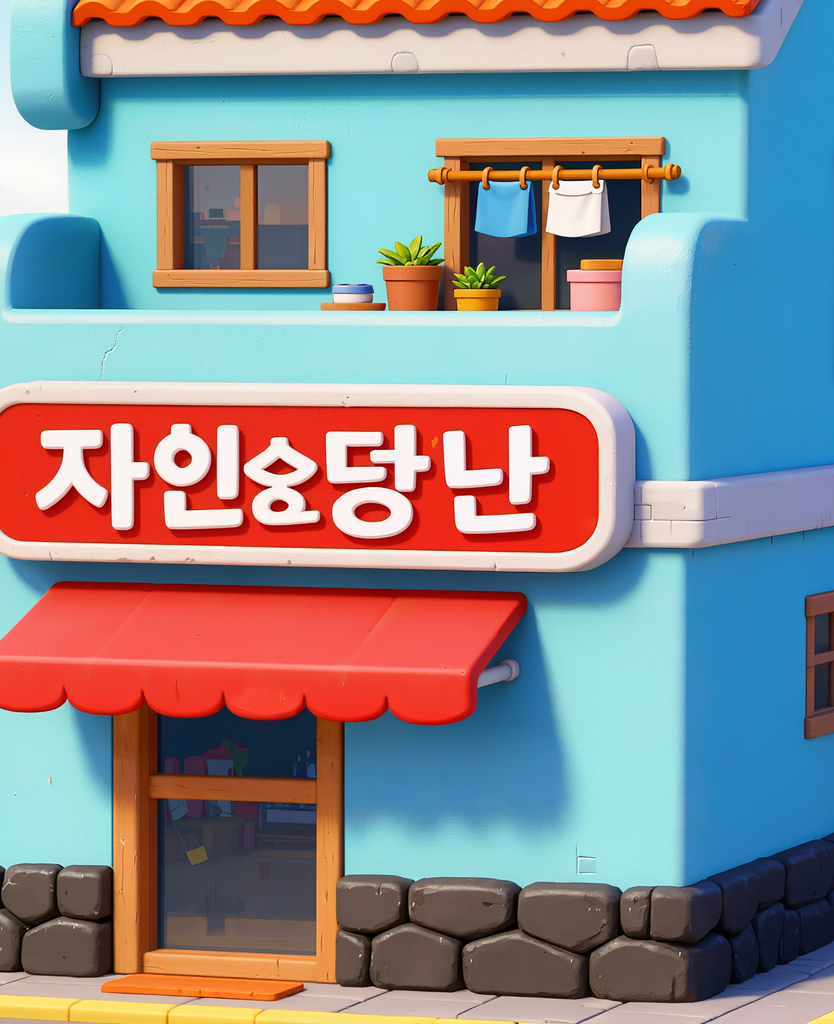
#> input picture Tools/Art/_facade_src/Tex_Facade_M.png, 834 x 1024 px
$ python bold_outline.py _facade_src/Tex_Facade_M.png
#> lines starting #> are read from the running program, lines starting #| are printed output that depends on the picture; after the words box and inside, x2 and y2 are one past the last pixel; in counts of white or black regions, pixels touching at a corner belong together
"""21차-3: 픽업 스프라이트에 굵은 이중 테두리(짙은 남색 + 흰 외곽)를 굽는다.
셰이더 테두리는 텍셀 단위라 멀리서 사라진다 → 그림 자체에 크기 비례 테두리를 넣어 원거리에서도 또렷하게.
사용: python bold_outline.py <png...>   (원본은 Tools/Art/_keybackup_r21/ 에 보관)
"""
import sys, os, shutil
from PIL import Image, ImageFilter, ImageEnhance
import numpy as np
from scipy import ndimage as ndi

DARK = (14, 12, 26, 255)
WHITE = (255, 255, 255, 255)
DARK_PCT = 0.022   # 22차-1: 테두리는 살짝 얇게(3.2→2.2%)
WHITE_PCT = 0.014

def dilate(mask, r):
    if r <= 0: return mask
    a = np.array(mask) > 127
    d = ndi.distance_transform_edt(~a) <= r
    return Image.fromarray((d * 255).astype(np.uint8))

def process(path):
#> called with path = '_facade_src/Tex_Facade_M.png'
    im = Image.open(path).convert('RGBA')
    w, h = im.size
    base = min(w, h)
    d1 = max(3, int(base * DARK_PCT))
    d2 = max(2, int(base * WHITE_PCT))
    pad = d1 + d2 + 4
    canvas = Image.new('RGBA', (w + 2 * pad, h + 2 * pad), (0, 0, 0, 0))
#> canvas: PIL image 900x1090 RGBA; every value is 0
    canvas.paste(im, (pad, pad), im)
    a = np.array(canvas)[:, :, 3]
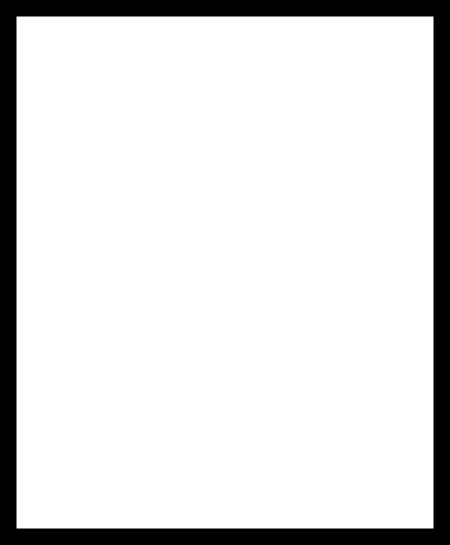
#> a: shape (1090, 900) (shown at 1/2 size); 87.1% white; 1 black region, box (x1, y1, x2, y2) and area: (0, 0, 900, 1090) 126984
    # 마젠타 프린지 제거: 반투명 가장자리의 색을 안쪽 색으로 밀어 넣는 대신 알파를 이진화(경계는 테두리가 덮는다)
    mask = Image.fromarray(((a > 110) * 255).astype(np.uint8))
    # 작은 구멍 메우기
    mask = Image.fromarray((ndi.binary_closing(np.array(mask) > 127, iterations=2) * 255).astype(np.uint8))
    dark = dilate(mask, d1)
    white = dilate(dark, d2)
    # 살짝 부드럽게
    dark_s = dark.filter(ImageFilter.GaussianBlur(0.8))
    white_s = white.filter(ImageFilter.GaussianBlur(0.8))
    out = Image.new('RGBA', canvas.size, (0, 0, 0, 0))
    out.paste(Image.new('RGBA', canvas.size, WHITE), (0, 0), white_s)
    out.paste(Image.new('RGBA', canvas.size, DARK), (0, 0), dark_s)
    # 본체: 채도·대비 살짝 올리고 마스크로 잘라 붙인다
    body = ImageEnhance.Color(canvas).enhance(1.15)
    body = ImageEnhance.Contrast(body).enhance(1.08)
    body_a = np.array(body).astype(np.float32); body_a[:, :, 3] = np.array(mask.filter(ImageFilter.GaussianBlur(0.6)))
    # 22차-1: 3D 입체감 — 가장자리 안쪽 띠에 빛 방향(왼쪽 위) 기준으로 그림자/하이라이트를 넣는다.
    band_w = max(4, int(base * 0.09))
    m = np.array(mask).astype(np.float32) / 255.0
    dist = ndi.distance_transform_edt(m > 0.5)
    band = np.clip(1.0 - dist / band_w, 0, 1) * (m > 0.5)   # 1 = 가장자리, 안쪽으로 갈수록 0
    band = band * band
    soft = ndi.gaussian_filter(m, band_w)
    gy, gx = np.gradient(soft)                          # 안쪽으로 향하는 기울기
    n = np.sqrt(gx * gx + gy * gy) + 1e-6; nx, ny = gx / n, gy / n
#> after `nx, ny = (gx / n, gy / n)`:
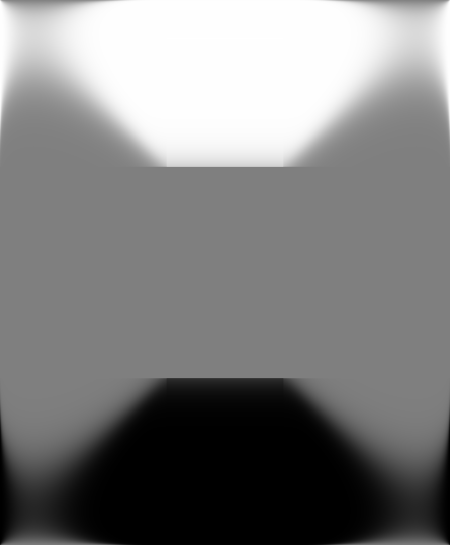
#> ny: shape (1090, 900) float32 (shown at 1/2 size); min -1, max 1, mean -6.37e-08; drawn with min black and max white
    light = (-0.55, -0.83)                              # 빛: 왼쪽 위(화면 y는 아래로 증가)
    lam = nx * light[0] + ny * light[1]                 # +: 빛을 받는 가장자리, −: 그늘
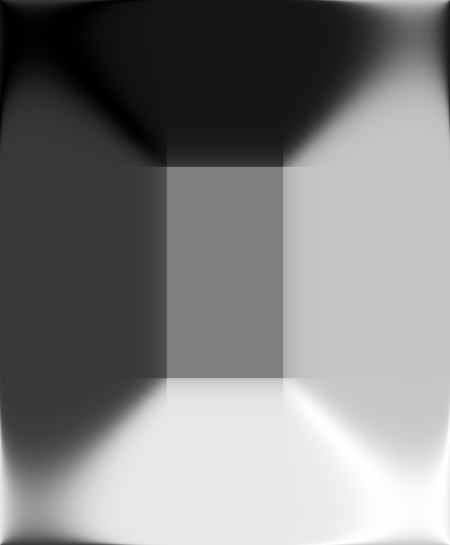
#> lam: shape (1090, 900) float32 (shown at 1/2 size); min -0.995, max 0.995, mean -6.27e-08; drawn with min black and max white
    shade = band * np.clip(-lam, 0, 1) * 0.42           # 오른쪽 아래 가장자리 어둡게
    hilite = band * np.clip(lam, 0, 1) * 0.30           # 왼쪽 위 가장자리 밝게
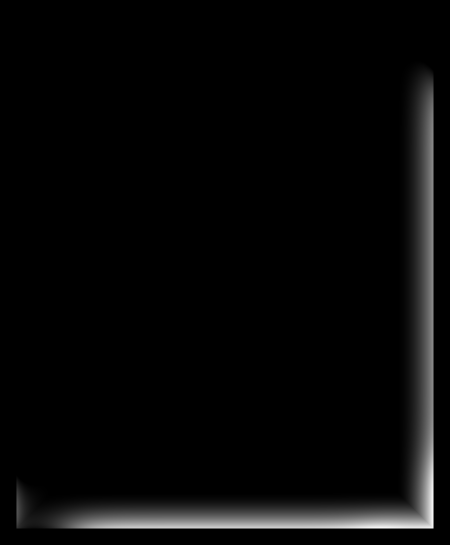
#> hilite: shape (1090, 900) float64 (shown at 1/2 size); min 0, max 0.291, mean 0.00868; drawn with min black and max white
    for c in range(3):
        ch = body_a[:, :, c]
        ch = ch * (1 - shade) + (255 - (255 - ch) * (1 - hilite)) * 0 + ch * 0  # placeholder to keep shape
        body_a[:, :, c] = np.clip(body_a[:, :, c] * (1 - shade) * (1 - hilite) + 255 * hilite, 0, 255)
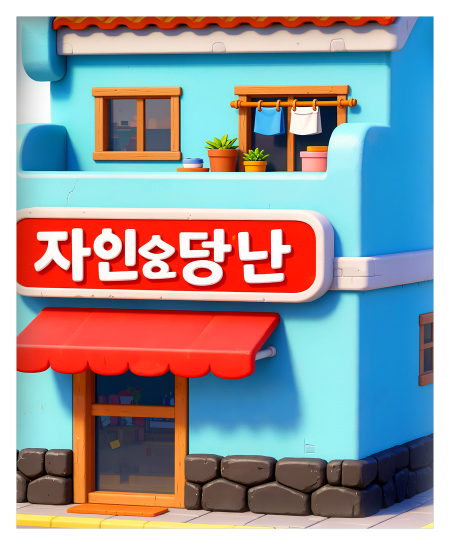
#> body_a: shape (1090, 900, 4) float32 (shown at 1/2 size); mean R, G, B, A 120.9, 120.6, 124.4, 222.8; transparent parts drawn white
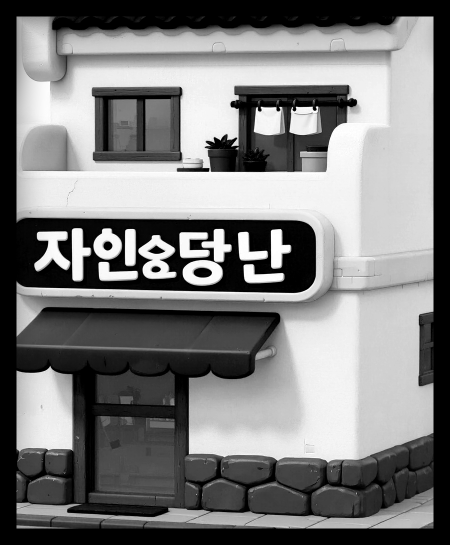
#> ch: shape (1090, 900) float64 (shown at 1/2 size); min 0, max 255, mean 123.3
    # 바닥 쪽 전체에 은은한 그라데이션(위 밝고 아래 살짝 어두움)으로 볼륨감
    h_ = body_a.shape[0]; grad = np.linspace(1.0, 0.86, h_)[:, None]
    ys, xs = np.nonzero(m > 0.5)
    if len(ys):
        top, bot = ys.min(), ys.max(); span = max(1, bot - top)
#> after `top, bot = (ys.min(), ys.max())`: top = 33; bot = 1056
#> after `span = max(1, bot - top)`: span = 1023
        gcol = np.ones(h_); gcol[top:bot + 1] = np.linspace(1.04, 0.84, span + 1)
        body_a[:, :, :3] = np.clip(body_a[:, :, :3] * gcol[:, None, None], 0, 255)
    body = Image.fromarray(body_a.astype(np.uint8))
    out.alpha_composite(body)
    # 여백 크롭(흰 테두리 밖 4px)
    bbox = white.getbbox()
#> bbox = (4, 4, 896, 1086)
    out = out.crop((max(0, bbox[0] - 2), max(0, bbox[1] - 2), min(out.width, bbox[2] + 2), min(out.height, bbox[3] + 2)))
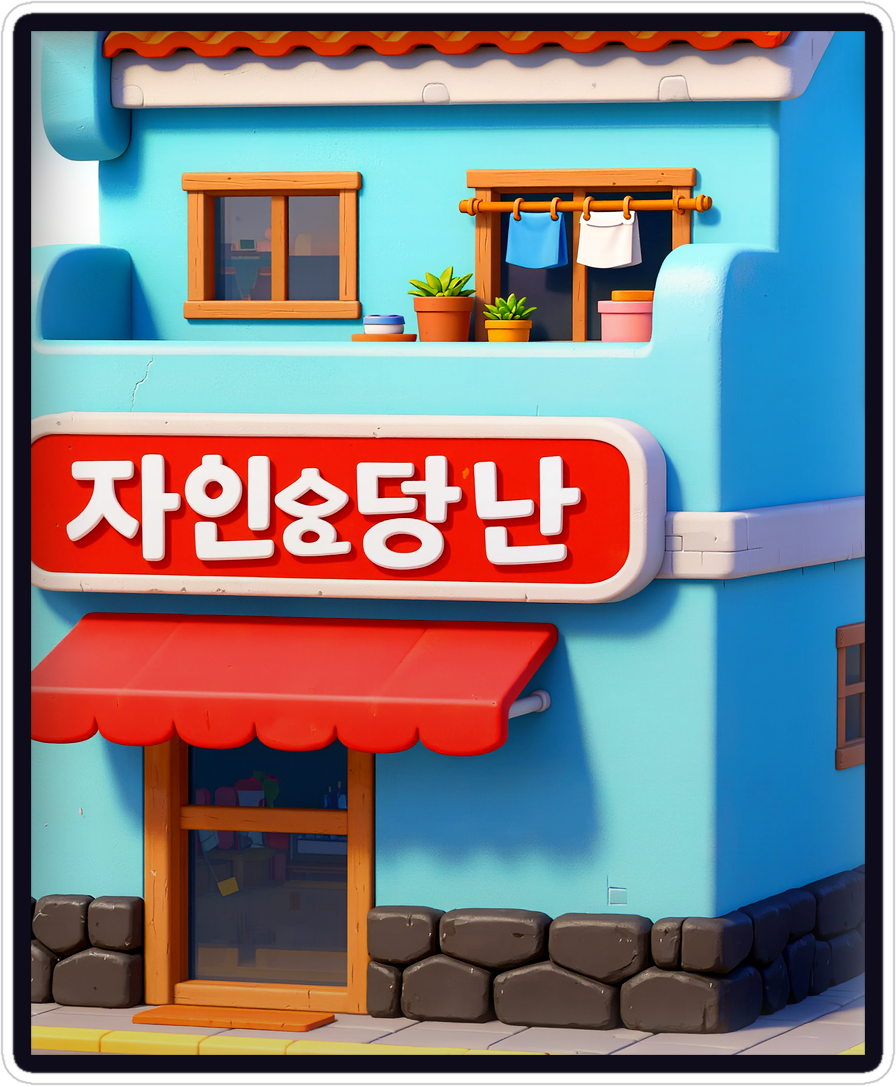
#> out: PIL image 896x1086 RGBA; mean R, G, B, A 126.2, 126.6, 131.3, 252.7; transparent parts drawn white
    return out

if __name__ == '__main__':
    bk = os.path.join(os.path.dirname(os.path.abspath(__file__)), '_keybackup_r21')
    os.makedirs(bk, exist_ok=True)
    for p in sys.argv[1:]:
        dst = os.path.join(bk, os.path.basename(p))
        if not os.path.exists(dst): shutil.copy2(p, dst)
        out = process(p)
        out.save(p, optimize=True)
        print(os.path.basename(p), out.size)
#| Tex_Facade_M.png (896, 1086)

$ run again, on Tools/Art/_facade_src/Tex_Facade_O.png
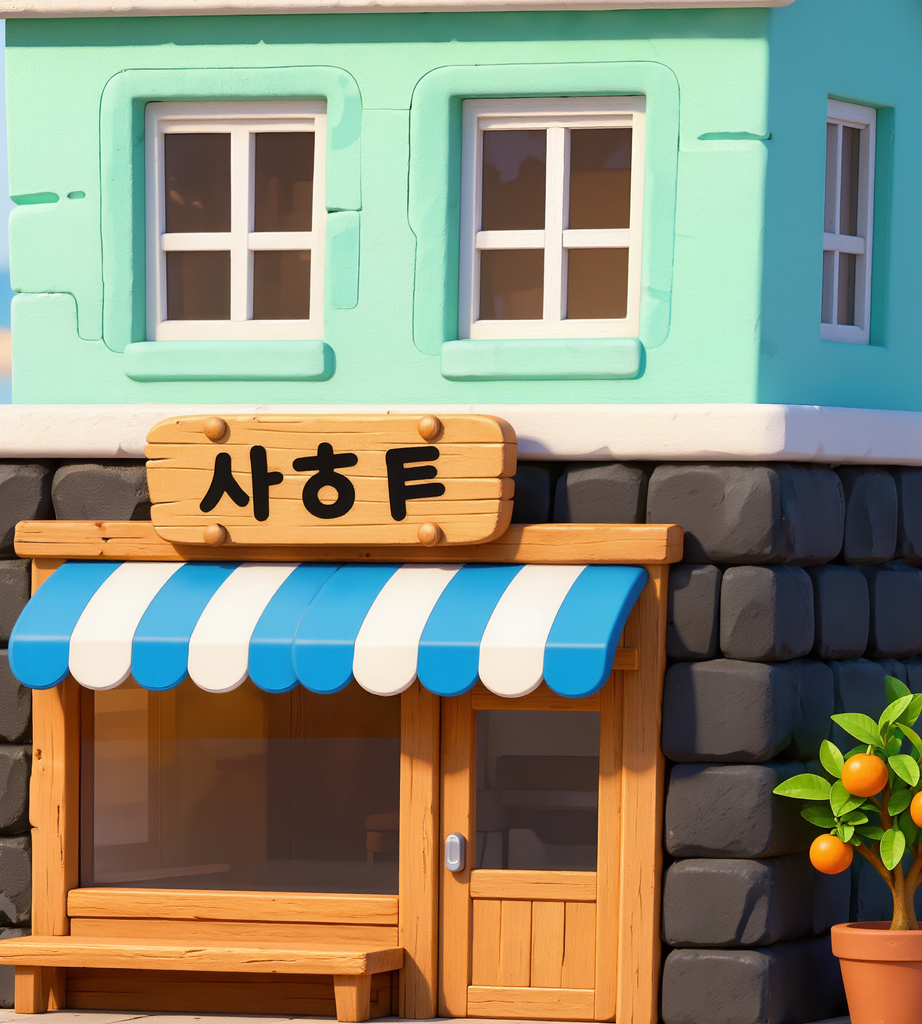
#> input picture Tools/Art/_facade_src/Tex_Facade_O.png, 922 x 1024 px
#> d: shape (1096, 994) bool; 93.9% white; 1 black region, box (x1, y1, x2, y2) and area: (0, 0, 994, 1096) 66280
#> d: shape (1096, 994) bool; 98.4% white; 1 black region, box (x1, y1, x2, y2) and area: (0, 0, 994, 1096) 17728
#> m: shape (1096, 994) float32; values 0 (black) and 1 (white), 86.7% white; 1 black region, box (x1, y1, x2, y2) and area: (0, 0, 994, 1096) 145296
#> after the loop in process, `for c in range(3):`:
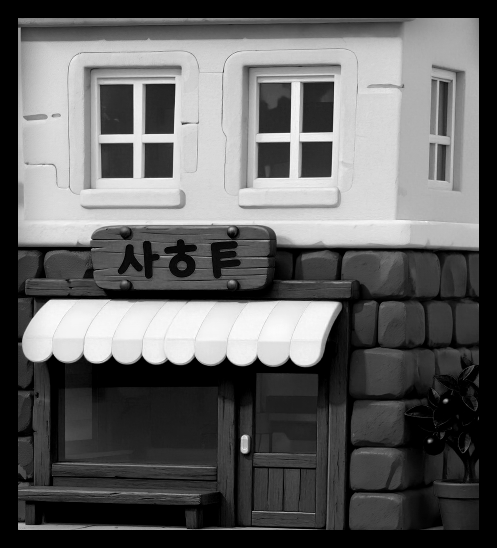
#> ch: shape (1096, 994) float64 (shown at 1/2 size); min 0, max 255, mean 96.8
#> top = 36; bot = 1059
#> span = 1023
#> bbox = (4, 4, 990, 1092)
#> in process, `out = out.crop((max(0, bbox[0] - 2), max(0, bbox[1] - 2), min(out.widt..`:
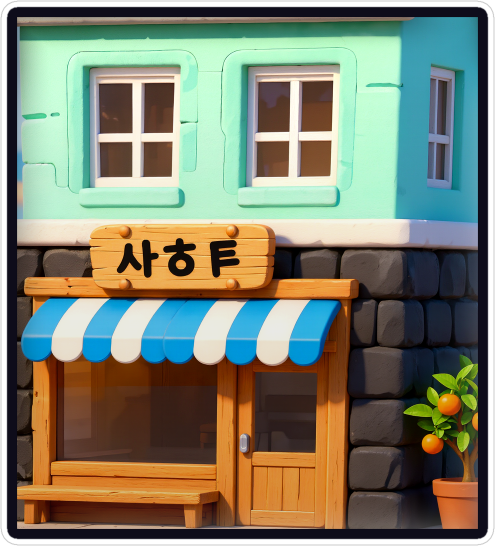
#> out: PIL image 990x1092 RGBA (shown at 1/2 size); mean R, G, B, A 124.8, 127.7, 108.4, 252.8; transparent parts drawn white
#| Tex_Facade_O.png (990, 1092)

$ run again, on Tools/Art/_facade_src/Tex_Facade_P.png
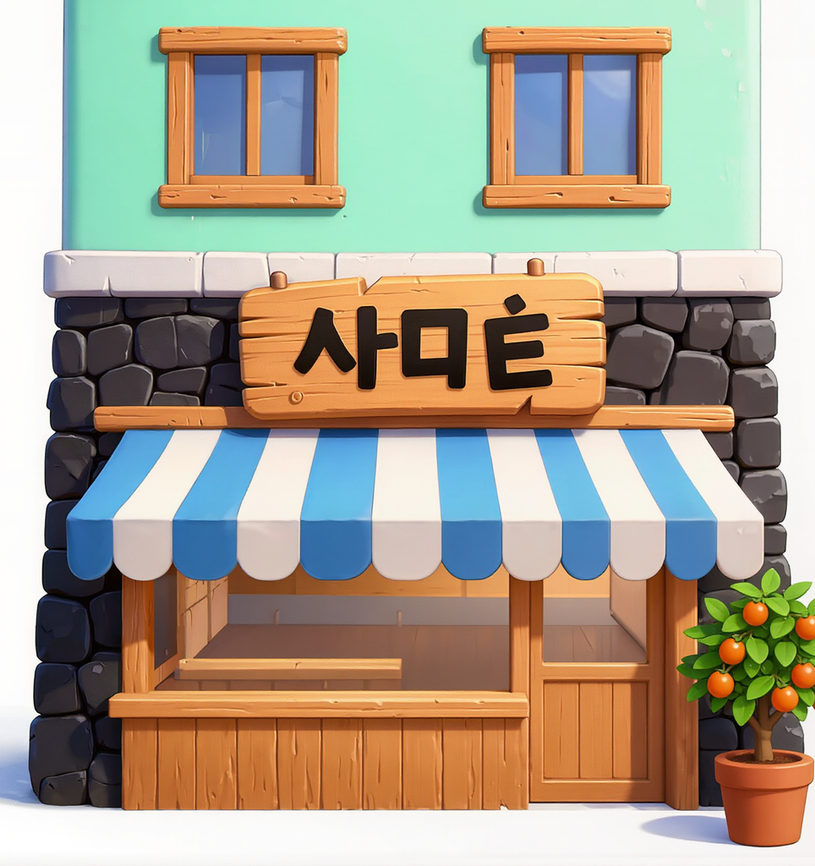
#> input picture Tools/Art/_facade_src/Tex_Facade_P.png, 815 x 866 px, shrunk from 964 x 1024 before the run
#> d: shape (930, 879) bool; 93.4% white; 1 black region, box (x1, y1, x2, y2) and area: (0, 0, 879, 930) 53694
#> d: shape (930, 879) bool; 98.1% white; 1 black region, box (x1, y1, x2, y2) and area: (0, 0, 879, 930) 15236
#> m: shape (930, 879) float32; values 0 (black) and 1 (white), 86.3% white; 1 black region, box (x1, y1, x2, y2) and area: (0, 0, 879, 930) 111680
#> after the loop in process, `for c in range(3):`:
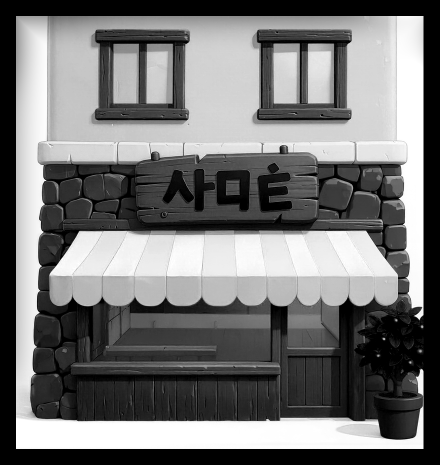
#> ch: shape (930, 879) float64 (shown at 1/2 size); min 0, max 255, mean 116.6
#> top = 32; bot = 897
#> span = 865
#> bbox = (4, 4, 875, 926)
#> in process, `out = out.crop((max(0, bbox[0] - 2), max(0, bbox[1] - 2), min(out.widt..`:
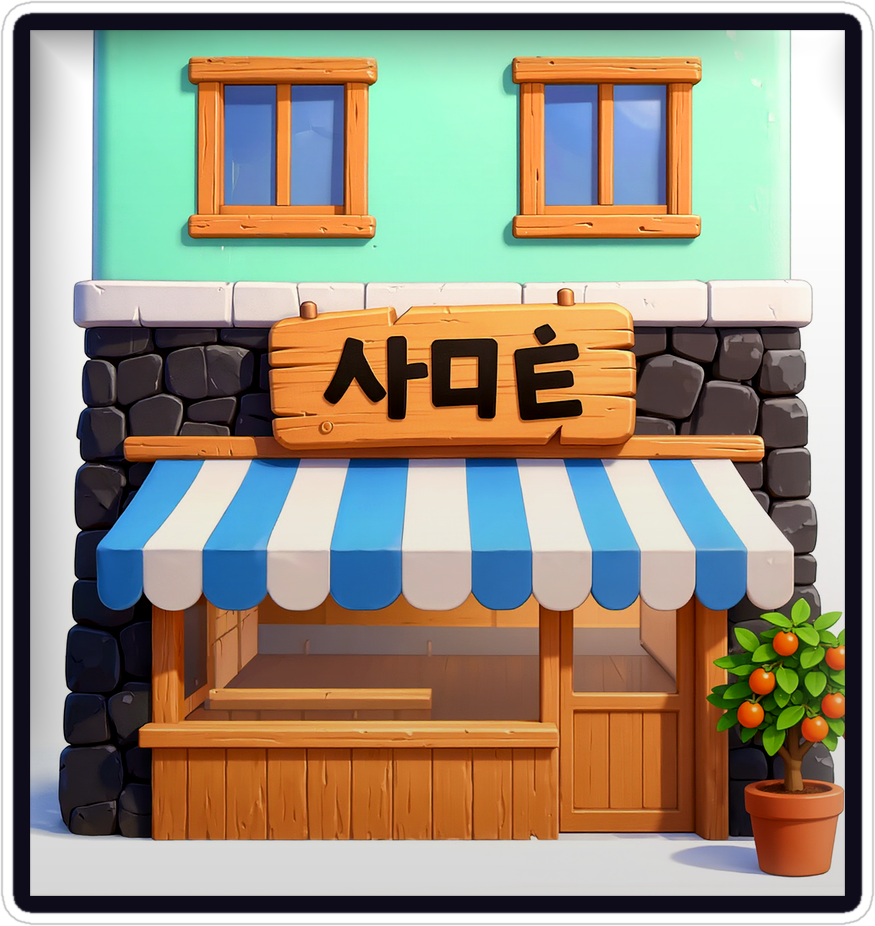
#> out: PIL image 875x926 RGBA; mean R, G, B, A 149.3, 142.2, 125.4, 252.5; transparent parts drawn white
#| Tex_Facade_P.png (875, 926)
